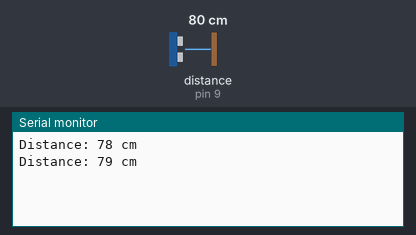
Bench run of a sketch on a simulated Arduino Uno, built with avr-gcc and run on an emulated ATmega328P. Parts: the last lines printed to the serial monitor. Wiring (inferred from the names in the program): ultrasonic range finder: trigger pin 9; echo pin 9. The inputs (shaded band) are chosen by the test bench; at power-on: distance to the obstacle (sensor on pin 9) 80 cm. The echo pulse lasts 58.3 µs per cm.

Above: at 1.8 s.
1.9 s: distance to the obstacle (sensor on pin 9) set to 2 cm
At 2.5 s:
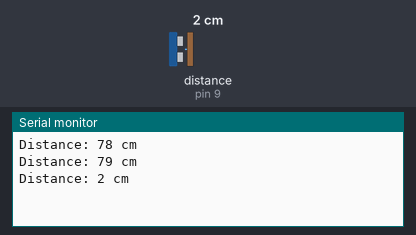
3.4 s: distance to the obstacle (sensor on pin 9) set to 4 cm
At 4.8 s:
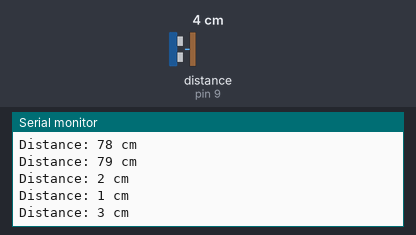
Timing chart, 0 to 6.4 s (numbered marks = the images above; inputs shaded):
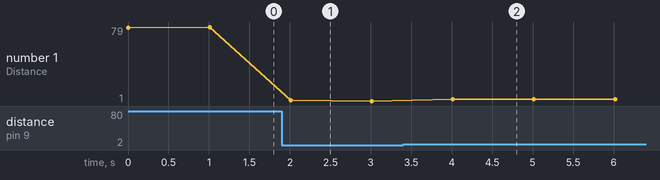

Measured:
- after the input at 1.9 s, the serial monitor: prints a new line after 0.11 s (image 1)
- after the input at 3.4 s, the serial monitor: prints a new line after 0.61 s (image 2)
- plotted number 1: 79 → 1 after the input at 1.9 s, 1 → 3 after the input at 3.4 s

The sketch:

ultrasonic.ino
```cpp
#define sensorPin 9

long duration;
int distance;

void setup() {
  Serial.begin(9600);
  pinMode(sensorPin, OUTPUT);
}

void loop() {
  pinMode(sensorPin, OUTPUT);
  digitalWrite(sensorPin, LOW);
  delayMicroseconds(2);

  digitalWrite(sensorPin, HIGH);
  delayMicroseconds(10);
  digitalWrite(sensorPin, LOW);

  pinMode(sensorPin, INPUT);
  duration = pulseIn(sensorPin, HIGH);

  distance = duration * 0.034 / 2;

  Serial.print("Distance: ");
  Serial.print(distance);
  Serial.println(" cm");

  delay(1000);
}
```
